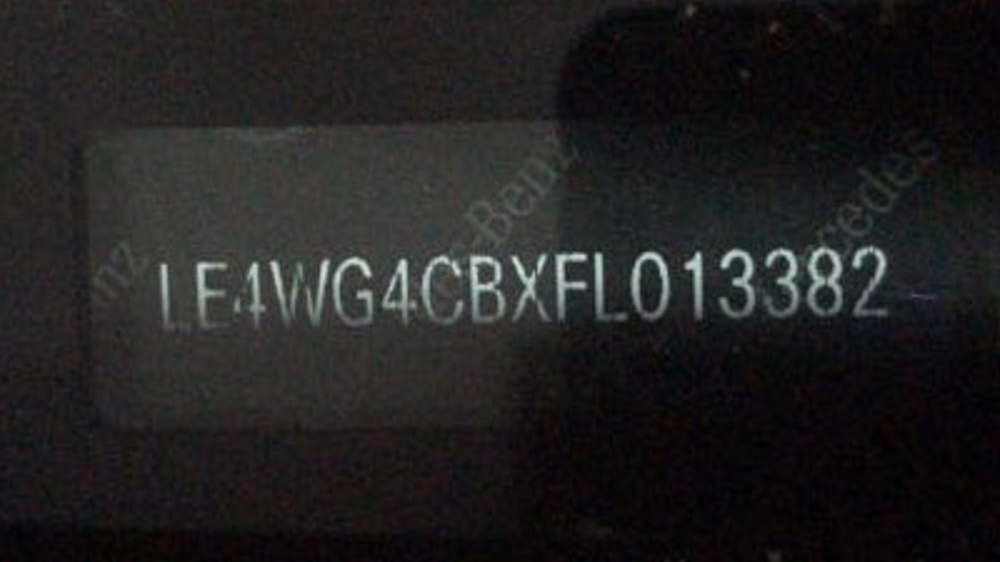
//> input picture test.jpg, 1000 x 562 px, shrunk from 1920 x 1080 before the run
$ ./main   (built with g++ and OpenCV 4)
//> lines starting //> are read from the running program, lines starting //| are printed output that depends on the picture; after the words box and inside, x2 and y2 are one past the last pixel; in counts of white or black regions, pixels touching at a corner belong together
#include <opencv2/opencv.hpp>
#include <tesseract/baseapi.h>

using namespace cv;

int main(int argc, char **argv) {

    Mat image;
    image = imread("../test.jpg", IMREAD_COLOR);
//> image is the input picture: 562 rows x 1000 cols, CV_8UC3; mean B, G, R 32.3, 31.9, 33

    if (!image.data) {
        printf("No image data \n");
        return -1;
    }

//    Mat resizeImage;
//    resize(image, resizeImage, Size(960, 540));

    Mat grayImage;
    cvtColor(image, grayImage, COLOR_BGR2GRAY);

    Mat binaryImage;
    threshold(grayImage, binaryImage, 180, 255, CV_THRESH_BINARY_INV);
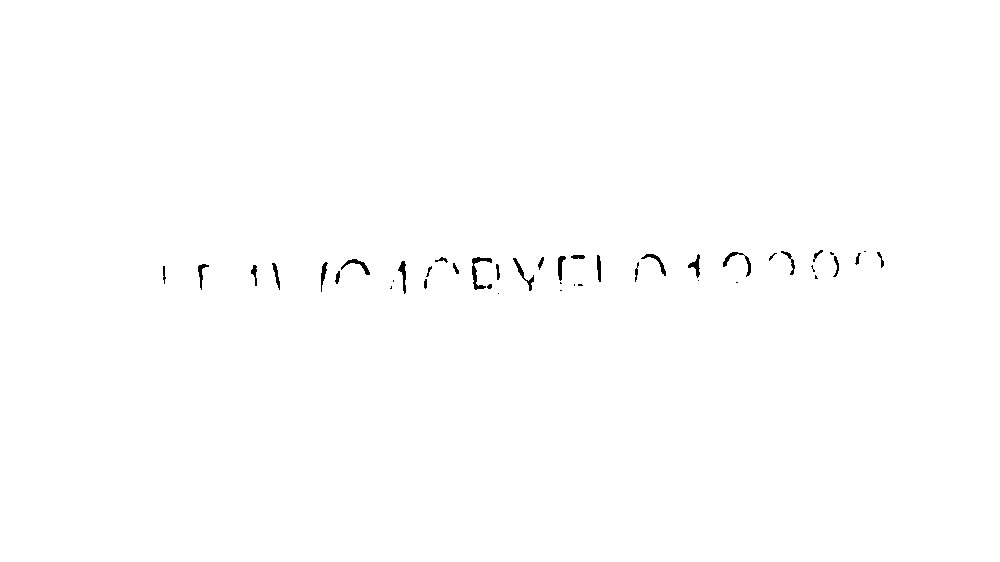
//> binaryImage: 562 rows x 1000 cols, CV_8UC1; 99.6% white; 43 black regions (14 under 20 px), largest, box (x1, y1, x2, y2) and area: (472, 257, 492, 290) 201, (723, 252, 751, 277) 147, (513, 258, 534, 291) 133

    Mat element1 = getStructuringElement(MORPH_RECT, Size(3, 3));
    Mat erosionImage;
    erode(binaryImage, erosionImage, element1);
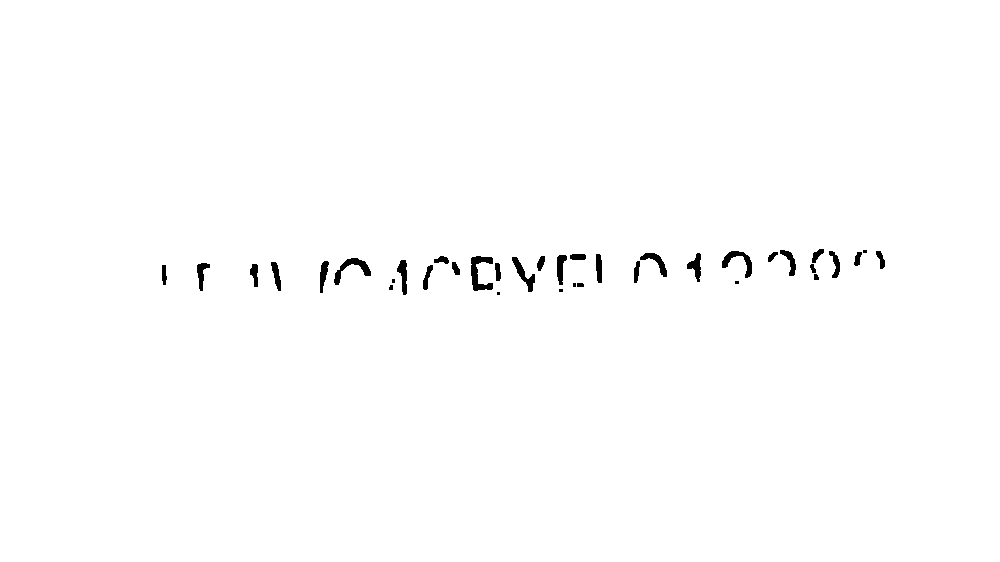
//> erosionImage: 562 rows x 1000 cols, CV_8UC1; 99.2% white; 37 black regions (7 under 20 px), largest, box (x1, y1, x2, y2) and area: (471, 256, 493, 291) 388, (334, 258, 371, 285) 318, (722, 251, 752, 278) 287

    Mat element2 = getStructuringElement(MORPH_RECT, Size(3, 3));
    Mat dilationImage;
    dilate(erosionImage, dilationImage, element2);
//> dilationImage: 562 rows x 1000 cols, CV_8UC1; 99.6% white; 40 black regions (13 under 20 px), largest, box (x1, y1, x2, y2) and area: (472, 257, 492, 290) 230, (723, 252, 751, 277) 149, (513, 258, 534, 291) 136

//> (the run ends here: the program needs code that is not available in this run, at `tesseract::TessBaseAPI tess;`)

$ run again, with mmexport1523582820079.jpg copied over test.jpg
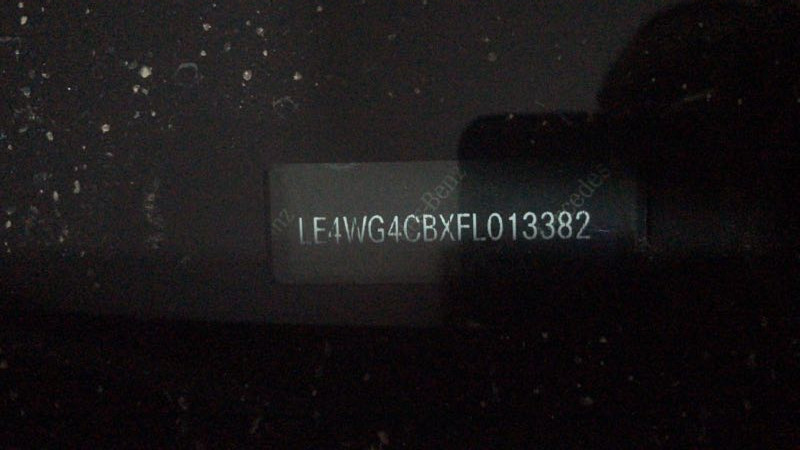
//> input picture mmexport1523582820079.jpg, 800 x 450 px
//> image is the input picture: 450 rows x 800 cols, CV_8UC3; mean B, G, R 21.7, 20.7, 23.5
//> `threshold(grayImage, binaryImage, 180, 255, CV_THRESH_BINARY_INV);`:
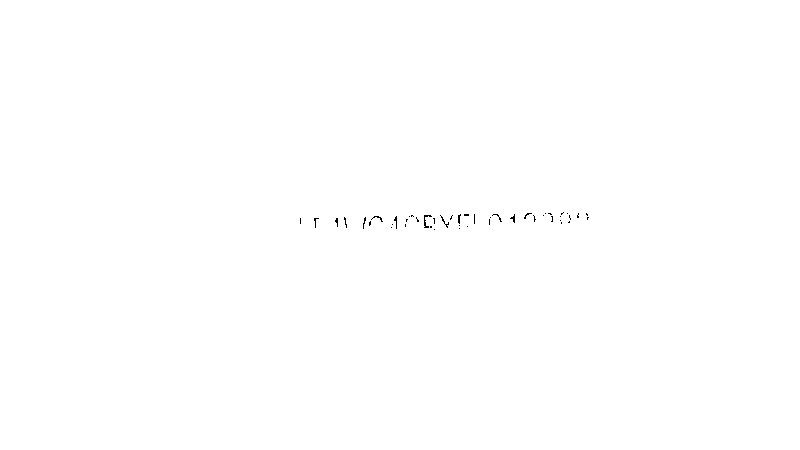
//> binaryImage: 450 rows x 800 cols, CV_8UC1; 99.9% white; black in thin lines or dots, all inside (x1, y1, x2, y2) = (300, 212, 589, 230)
//> `erode(binaryImage, erosionImage, element1);`:
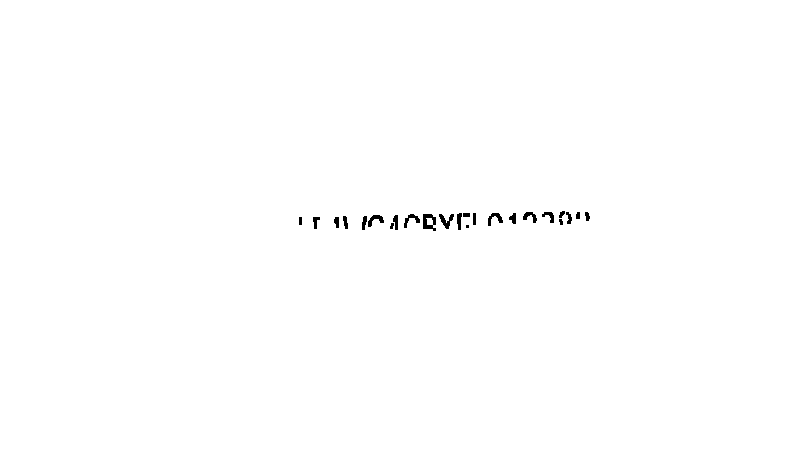
//> erosionImage: 450 rows x 800 cols, CV_8UC1; 99.6% white; 24 black regions (3 under 20 px), largest, box (x1, y1, x2, y2) and area: (423, 214, 436, 231) 141, (439, 214, 454, 229) 102, (368, 215, 384, 227) 90
